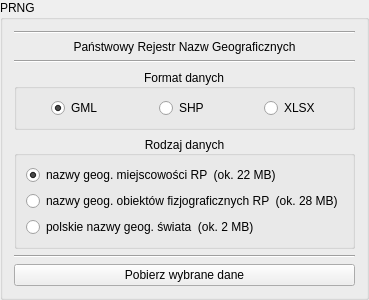
         <widget class="QgsCollapsibleGroupBox" name="prng_groupBox">
          <property name="toolTip">
           <string/>
          </property>
          <property name="toolTipDuration">
           <number>-1</number>
          </property>
          <property name="accessibleName">
           <string/>
          </property>
          <property name="title">
           <string>PRNG</string>
          </property>
          <property name="collapsed">
           <bool>true</bool>
          </property>
          <layout class="QVBoxLayout" name="verticalLayout_6">
           <item>
            <widget class="Line" name="line_25">
             <property name="orientation">
              <enum>Qt::Horizontal</enum>
             </property>
            </widget>
           </item>
           <item>
            <widget class="QLabel" name="label_45">
             <property name="text">
              <string>Państwowy Rejestr Nazw Geograficznych</string>
             </property>
             <property name="alignment">
              <set>Qt::AlignCenter</set>
             </property>
            </widget>
           </item>
           <item>
            <widget class="Line" name="line_26">
             <property name="orientation">
              <enum>Qt::Horizontal</enum>
             </property>
            </widget>
           </item>
           <item>
            <widget class="QGroupBox" name="groupBox_7">
             <property name="title">
              <string>Format danych</string>
             </property>
             <property name="alignment">
              <set>Qt::AlignCenter</set>
             </property>
             <layout class="QHBoxLayout" name="horizontalLayout_8">
              <item alignment="Qt::AlignHCenter|Qt::AlignVCenter">
               <widget class="QRadioButton" name="prng_gml_rdbtn">
                <property name="text">
                 <string>GML</string>
                </property>
                <property name="checked">
                 <bool>true</bool>
                </property>
               </widget>
              </item>
              <item alignment="Qt::AlignHCenter|Qt::AlignVCenter">
               <widget class="QRadioButton" name="prng_shp_rdbtn">
                <property name="enabled">
                 <bool>true</bool>
                </property>
                <property name="text">
                 <string>SHP</string>
                </property>
               </widget>
              </item>
              <item alignment="Qt::AlignHCenter|Qt::AlignVCenter">
               <widget class="QRadioButton" name="prng_xlsx_rdbtn">
                <property name="mouseTracking">
                 <bool>true</bool>
                </property>
                <property name="text">
                 <string>XLSX</string>
                </property>
                <property name="checked">
                 <bool>false</bool>
                </property>
               </widget>
              </item>
             </layout>
            </widget>
           </item>
           <item>
            <widget class="QGroupBox" name="groupBox_9">
             <property name="title">
              <string>Rodzaj danych</string>
             </property>
             <property name="alignment">
              <set>Qt::AlignCenter</set>
             </property>
             <layout class="QHBoxLayout" name="horizontalLayout_10">
              <item>
               <layout class="QVBoxLayout" name="verticalLayout_10">
                <item>
                 <widget class="QRadioButton" name="prng_miejsco_rdbtn">
                  <property name="text">
                   <string>nazwy geog. miejscowości RP  (ok. 22 MB)</string>
                  </property>
                  <property name="checked">
                   <bool>true</bool>
                  </property>
                 </widget>
                </item>
                <item>
                 <widget class="QRadioButton" name="prng_fizjog_rdbtn">
                  <property name="enabled">
                   <bool>true</bool>
                  </property>
                  <property name="text">
                   <string>nazwy geog. obiektów fizjograficznych RP  (ok. 28 MB)</string>
                  </property>
                 </widget>
                </item>
                <item>
                 <widget class="QRadioButton" name="prng_swiat_rdbtn">
                  <property name="mouseTracking">
                   <bool>true</bool>
                  </property>
                  <property name="text">
                   <string>polskie nazwy geog. świata  (ok. 2 MB)</string>
                  </property>
                  <property name="checked">
                   <bool>false</bool>
                  </property>
                 </widget>
                </item>
               </layout>
              </item>
             </layout>
            </widget>
           </item>
           <item>
            <widget class="Line" name="line_46">
             <property name="orientation">
              <enum>Qt::Horizontal</enum>
             </property>
            </widget>
           </item>
           <item>
            <widget class="QPushButton" name="prng_selected_btn">
             <property name="text">
              <string>Pobierz wybrane dane</string>
             </property>
            </widget>
           </item>
          </layout>
          <zorder>line_25</zorder>
          <zorder>label_45</zorder>
          <zorder>line_26</zorder>
          <zorder>line_46</zorder>
          <zorder>prng_selected_btn</zorder>
          <zorder>groupBox_9</zorder>
          <zorder>groupBox_7</zorder>
         </widget>
